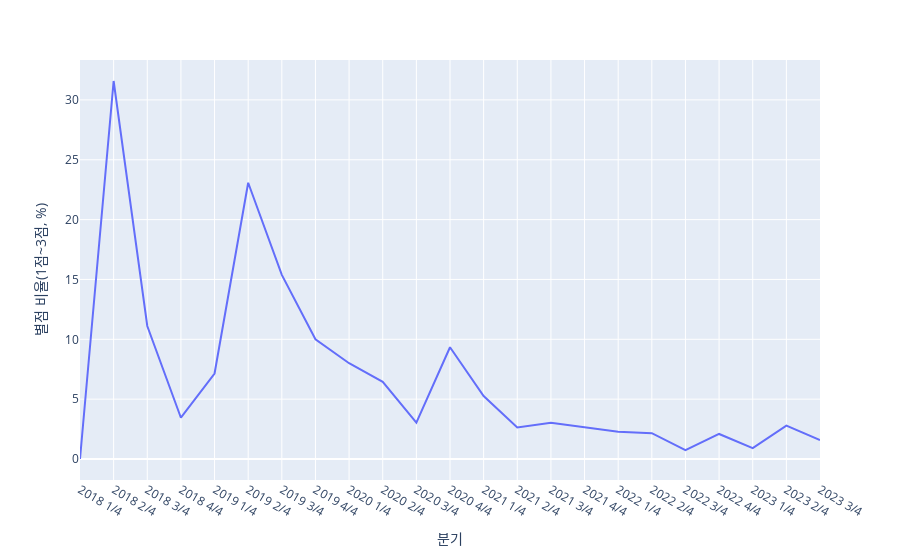

Here is the notebook cell this chart was saved with:
### Code cell
import plotly.express as px
px.line(dffrr2, x = 'quarter', y = '1+2+3',
       labels={'quarter':'분기', '1+2+3':'별점 비율(1점~3점, %)'})

### Figure 1 — Plotly figure (JSON) as saved in the notebook; plotly's stock layout.template omitted (floating-point values rounded to 4 significant figures)
{"data": [{"hovertemplate": "분기=%{x}<br>별점 비율(1점~3점, %)=%{y}<extra></extra>", "legendgroup": "", "line": {"color": "#636efa", "dash": "solid"}, "marker": {"symbol": "circle"}, "mode": "lines", "name": "", "orientation": "v", "showlegend": false, "type": "scatter", "x": ["2018 1/4", "2018 2/4", "2018 3/4", "2018 4/4", "2019 1/4", "2019 2/4", "2019 3/4", "2019 4/4", "2020 1/4", "2020 2/4", "2020 3/4", "2020 4/4", "2021 1/4", "2021 2/4", "2021 3/4", "2021 4/4", "2022 1/4", "2022 2/4", "2022 3/4", "2022 4/4", "2023 1/4", "2023 2/4", "2023 3/4"], "xaxis": "x", "y": [0, 31.58, 11.11, 3.448, 7.143, 23.08, 15.38, 10, 8, 6.452, 3.03, 9.333, 5.263, 2.632, 3.03, 2.68, 2.273, 2.158, 0.7326, 2.092, 0.9091, 2.791, 1.587], "yaxis": "y"}], "layout": {"legend": {"tracegroupgap": 0}, "margin": {"t": 60}, "xaxis": {"anchor": "y", "domain": [0, 1], "title": {"text": "분기"}}, "yaxis": {"anchor": "x", "domain": [0, 1], "title": {"text": "별점 비율(1점~3점, %)"}}}}
